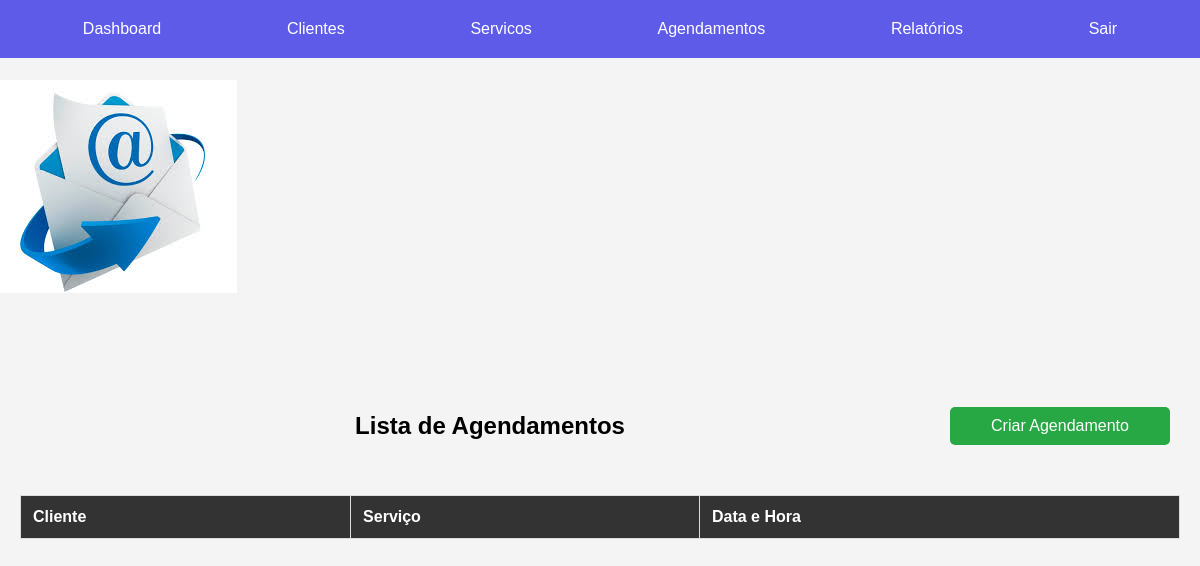
Page /agendamentos/ (signed in) on the earlier database version.
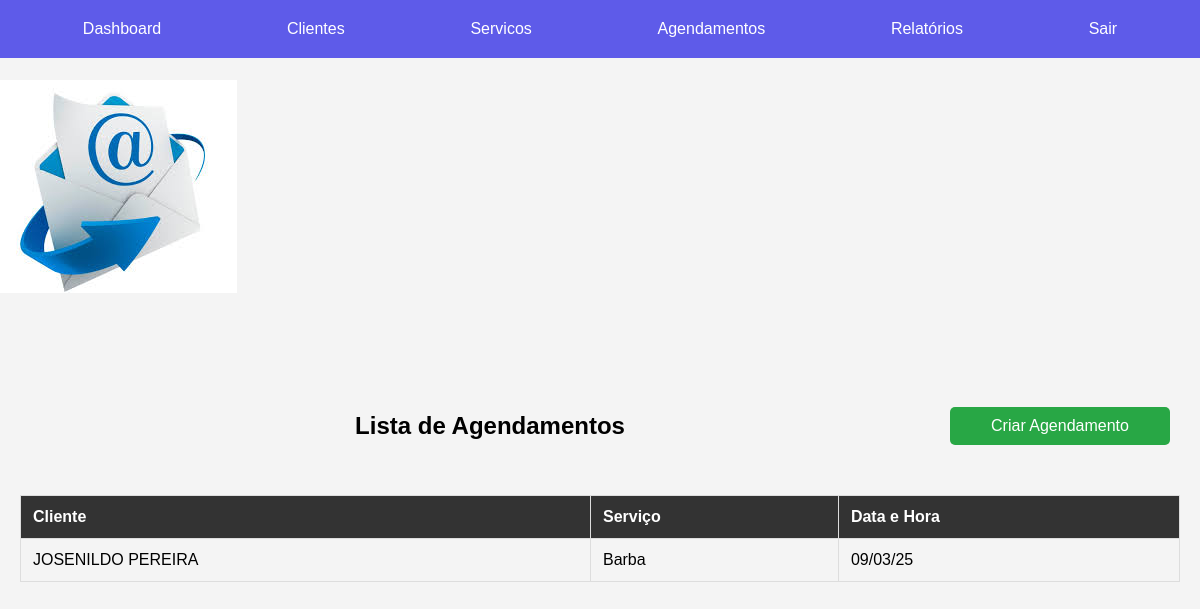
Same page on the later database version.
### pdv/models.py (models this page shows, shortened)
class Agendamento(models.Model):
    cliente = models.ForeignKey(Cliente, on_delete=models.CASCADE)
    servico = models.ForeignKey(Servico, on_delete=models.CASCADE)
    data_hora = models.DateTimeField()

class Cliente(models.Model):
    nome = models.CharField(max_length=100)
    telefone = models.CharField(max_length=15)
    email = models.EmailField()

class Servico(models.Model):
    nome = models.CharField(max_length=100)
    preco = models.DecimalField(max_digits=10, decimal_places=2)

### pdv/views.py (the view)
# urls.py: path('agendamentos/', agendamentos_view, name='agendamentos'),
@login_required
def agendamentos_view(request):
    agendamentos = Agendamento.objects.all()
    return render(request, 'pdv/agendamentos.html', {'agendamentos': agendamentos})

### pdv/templates/pdv/agendamentos.html
{% extends 'pdv/base.html' %}
{% load static %}
{% block extra_styles %}
<link rel="stylesheet" type="text/css" href="{% static 'tabelas/tabelas.css' %}">
{% endblock %}
{% block content %}
<div class="titulo">
    <h2>Lista de Agendamentos</h2>
    <a href="{% url 'criar_agendamento' %}" class="btn">Criar Agendamento</a>
</div>
<table>
    <tr>
        <th>Cliente</th>
        <th>Serviço</th>
        <th>Data e Hora</th>
    </tr>
    {% for agendamento in agendamentos %}
    <tr>
        <td>{{ agendamento.cliente.nome }}</td>
        <td>{{ agendamento.servico.nome }}</td>
        <td>{{ agendamento.data_hora|date:"d/m/y" }}</td>
    </tr>
    {% endfor %}
</table>
{% endblock %}

Differences in the rows shown:
added Agendamento: cliente.nome "JOSENILDO PEREIRA", servico.nome "Barba", data_hora "09/03/25"
